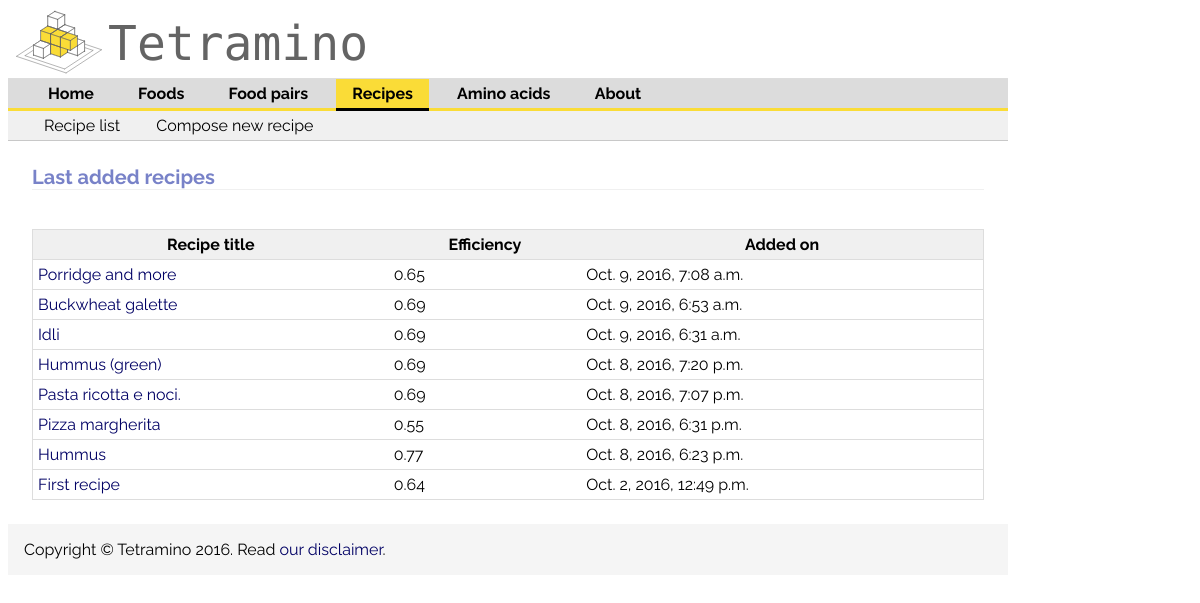
The page /recipeTable/ on the database as committed earlier.
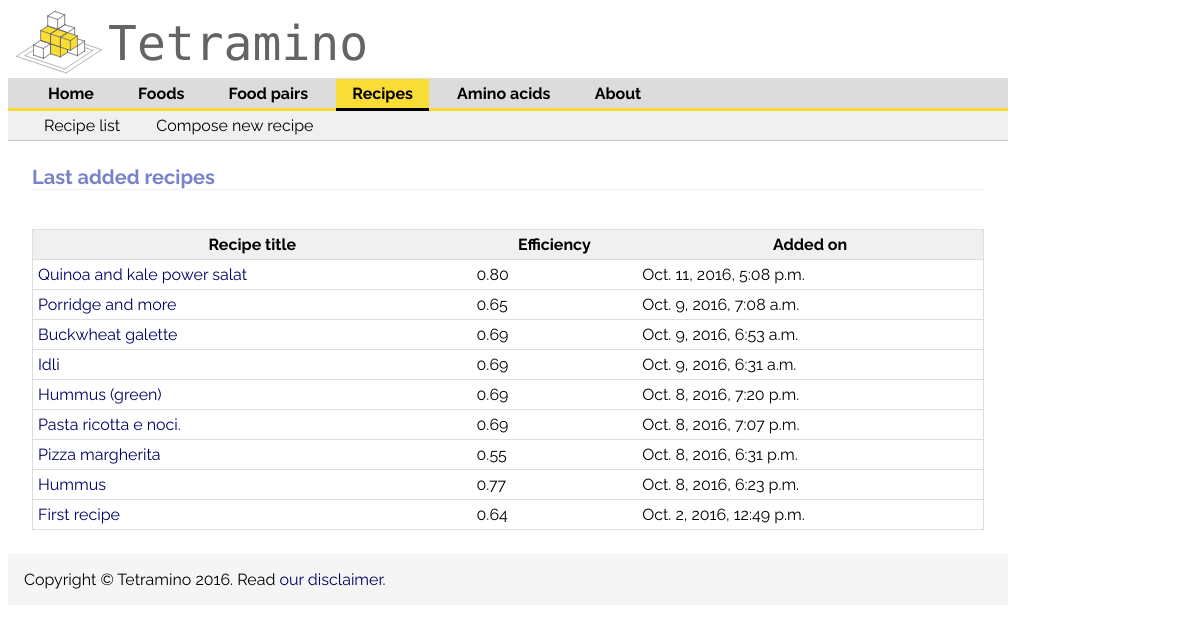
The same page on the database as committed later.
### aminoApp/models.py (models this page shows, shortened)
class Recipe(models.Model):
    title = models.CharField(max_length=255)
    description = models.TextField(null=True, blank=True)
    category = models.CharField(max_length=15, null=True, blank=True) # or a choice
    date_added = models.DateTimeField('date added', null=True, blank=True,auto_now_add=True)
    efficiency = models.FloatField(null=True)

### aminoApp/views.py (the view)
# urls.py: url(r'^recipeTable/', views.showRecipeTable, name='recipeTable'),
def showRecipeTable(request):
    recipeList= Recipe.objects.order_by('-date_added')[:25]
    context = {'recipeList': recipeList}
    return render(request, 'aminoApp/recipeTable.html', context)

### aminoApp/templates/aminoApp/recipeTable.html (shortened to what this page needs)
{% extends "aminoApp/baseRecipe.html" %}
{% block content %}
<h1>Last added recipes</h1>
    {% if recipeList %}
        <table style="width:100%">
            <tr>
                <th>Recipe title</th>
                <th>Efficiency</th>
                <th>Added on</th>
            </tr>
        {% for recipe in recipeList %}
            <tr>
                <td><a href="/showRecipe/{{ recipe.pk }}/">{{ recipe.title }}</a> </td>
                <td>{{ recipe.efficiency | floatformat:2 }} </td>
                <td>{{ recipe.date_added}} </td>
            </tr>
        {% endfor %}
        </table>
    {% else %}
        <p>No recipe is available.</p>
    {% endif %}
{% endblock %}

Rows that differ between the two databases and show on the page:
added Recipe: title "Quinoa and kale power salat", efficiency "0.80", date_added "Oct. 11, 2016, 5:08 p.m."
